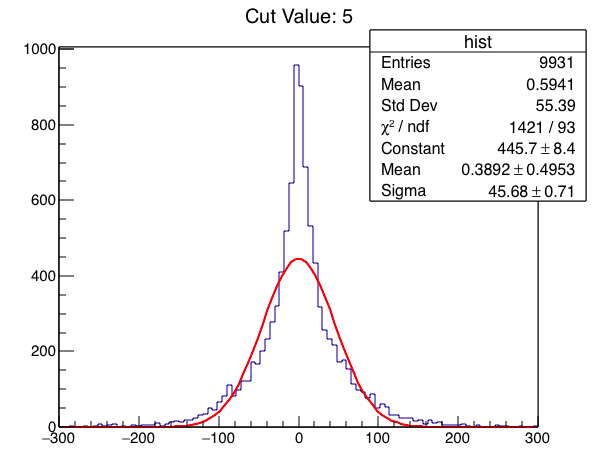

Recreate this plot in Python.
import sys
import math
import ROOT

# Set the output file
fout = open("start_or_end.txt", "w")
ch = ROOT.TChain("flash_tree")
ch.AddFile("niki_tree.root")
c1 = ROOT.TCanvas("c", "", 600, 500)
g1 = ROOT.TGraph()
ctr = 0
endpoint = 0

# Given a starting ctr number, returns the ctr
# of the first point in the next event
def getEndpoint(start_ctr):
    last_event_id = None
    while start_ctr < ch.GetEntries():
        ch.GetEntry(start_ctr)
        event_id = (ch.run, ch.subrun, ch.event)
        if last_event_id and not event_id == last_event_id:
            break
        last_event_id = event_id
        start_ctr += 1
    return start_ctr

# Given a set of flashes, determines whether they will
# make a given energy cut
def makesCut(start_ctr, end_ctr, cut):
    maxnpe = 0.
    while start_ctr < end_ctr:
        ch.GetEntry(start_ctr)
        if ch.flash_npe > maxnpe:
            maxnpe = ch.flash_npe
        start_ctr += 1
    if maxnpe > cut:
        return True
    else:
        return False

# Method to find the flash with max npe in any given set of flashes
# returns the flash_z of the flash with max npe
def getMaxNpeZ(start_ctr, end_ctr):
    maxval = 0.
    flash_z = None
    while start_ctr < end_ctr:
        ch.GetEntry(start_ctr)
        if ch.flash_npe > maxval:
            maxval = ch.flash_npe
            flash_z = ch.flash_z
        start_ctr += 1
    return flash_z

def getMaxNpe(start_ctr, end_ctr):
    maxval = 0.
    while start_ctr < end_ctr:
        ch.GetEntry(start_ctr)
        if ch.flash_npe > maxval:
            maxval = ch.flash_npe
            flash_z = ch.flash_z
        start_ctr += 1
    return maxval

# Main program
# Loop over values of X
x_values = [(x+1)*5 for x in xrange(1)] # makes [5,10,15,20,25,30,35,40,45,50, ..., 100]
print x_values

for i in x_values:
    ctr = 0
    cut_value = i
    hist = ROOT.TH1D("hist", "Cut Value: " + str(cut_value), 100, -300., 300.)
    while 1:
        print "ctr: " + str(ctr)
        endpoint = getEndpoint(ctr)
        print "end: " + str(endpoint)
        if makesCut(ctr, endpoint, cut_value):
            if abs(ch.mc_start_z - getMaxNpeZ(ctr, endpoint)) > abs(ch.mc_end_z - getMaxNpeZ(ctr, endpoint)):
                hist.Fill(ch.mc_end_z - getMaxNpeZ(ctr, endpoint))
            else:
                hist.Fill(ch.mc_start_z - getMaxNpeZ(ctr, endpoint))
        ctr = endpoint
        print "just changed ctr to: " + str(endpoint)
        if ctr == ch.GetEntries():
            break
    hist.Fit("gaus")
    fit = hist.GetFunction("gaus")
    ROOT.gStyle.SetOptFit(1)
    hist.Draw()
    c1.Update()
    sys.stdin.readline()
    print "Just fit histogram"
    fout.write(str(fit.GetParameter(2)))
    fout.write("\n")
    c1.SaveAs("start_or_end.png")
    print "Finished the job for i: " + str(i)
